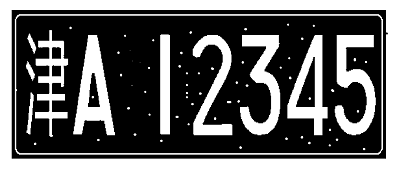
#> input picture U7/plate02.png, 400 x 170 px
$ python 'test 双边滤波.py'
#> lines starting #> are read from the running program, lines starting #| are printed output that depends on the picture; after the words box and inside, x2 and y2 are one past the last pixel; in counts of white or black regions, pixels touching at a corner belong together
#coding=gbk
import cv2 as cv
import numpy as np

def nothing(x):
    pass

img = cv.imread('plate02.png')
#> img is the input picture: shape (170, 400, 3); min 0, max 255, mean 96.2

cv.namedWindow('windows', 0)
cv.createTrackbar('d','windows',49,100,nothing)
cv.createTrackbar('sigmaSpace','windows',80,150,nothing)
cv.createTrackbar('sigmaColor','windows',80,150,nothing)
font = cv.FONT_HERSHEY_SIMPLEX

# 用while循环取值
while True:
    # resize参数
    # src	（必需）原图像
    # dsize	（必需）输出图像所需大小
    # fx	（可选）沿水平轴的比例因子
    # fy	（可选）沿垂直轴的比例因子
    # interpolation（可选)插值方式
    frame = cv.resize(img, None, fx=.5, fy=.5, interpolation=cv.INTER_LINEAR)
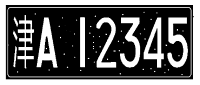
#> frame: shape (85, 200, 3); min 0, max 255, mean 96.3
    d = cv.getTrackbarPos('d', 'windows')
    sigmaColor = cv.getTrackbarPos('sigmaColor', 'windows')
    sigmaSpace = cv.getTrackbarPos('sigmaSpace', 'windows')

    # kernel为正奇数
    d = d if d % 2 == 1 else d + 1

    # 2D卷积运算
    kernel = np.ones((d, d), np.float32) / (d *d)
    filter2D = cv.filter2D(frame, -1, kernel)
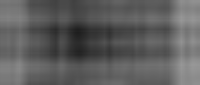
#> filter2D: shape (85, 200, 3); min 30, max 151, mean 93.8
    filter2D = cv.putText(filter2D, "filter2D", (20, 20), font, .65, (255, 255, 255), 2)
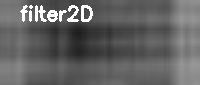
#> filter2D: shape (85, 200, 3); 3.42% of pixels changed, all inside (x1, y1, x2, y2) = (20, 5, 93, 22)
    # 双边滤波
    bfilter = cv.bilateralFilter(frame, d,  sigmaColor, sigmaSpace)
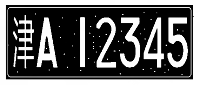
#> bfilter: shape (85, 200, 3); min 0, max 255, mean 96.1
    bfilter = cv.putText(bfilter, 'bfilter',  (20, 20), font, .65, (255, 255, 255), 2)
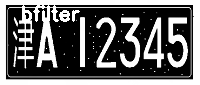
#> bfilter: shape (85, 200, 3); 2.65% of pixels changed, all inside (x1, y1, x2, y2) = (22, 5, 80, 22)
    # putText各参数依次是：图片，添加的文字，左上角坐标，字体，字体大小，颜色，字体粗细

    cv.imshow('windows', bfilter)
    k = cv.waitKey(24) & 0xFF
#> (key Esc is pressed here)
    if chr(k) == 'q':
        break
